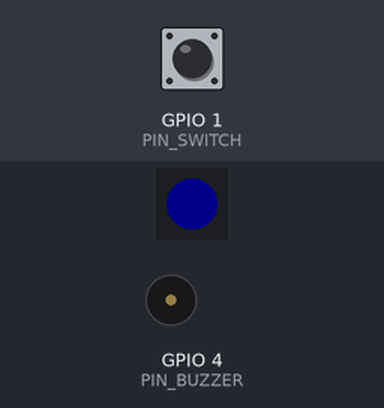
A sketch run on a simulated Seeed XIAO ESP32-S3. Parts: 1 RGB LEDs in strip order, left to right, buzzer (waves = sounding, pin HIGH). Inputs (shaded band) come from the test bench; at power-on: GPIO 1 (PIN_SWITCH) HIGH. Dim RGB values are drawn brighter than linear; what the sketch prints to the serial monitor is not drawn.

Above: at 1.2 s.
1.3 s: GPIO 1 (PIN_SWITCH) pulled LOW for 0.15 s
At 2.5 s:
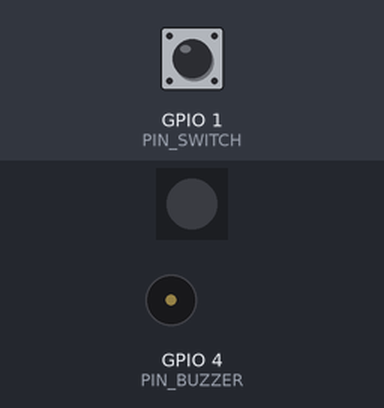
4.4 s: GPIO 1 (PIN_SWITCH) pulsed LOW 5 times (0.12 s each, 0.3 s apart)
At 4.52 s:
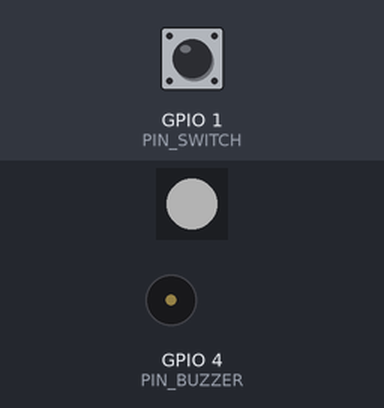
Timing chart, 0 to 13.4 s (numbered marks = the images above; inputs shaded):
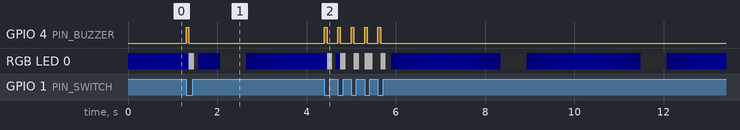

Measured:
- after the input at 1.3 s, GPIO 4 (PIN_BUZZER): LOW → HIGH at once, → LOW 0.06 s later
- after the input at 4.4 s, GPIO 4 (PIN_BUZZER): alternates HIGH for 0.06 s and LOW for 0.24 s, 10 changes in all, then stays LOW, starting at once

The sketch:

Practice_4_All.ino
```cpp
/*
 * ============================================================
 *  XIAO ESP32S3 Sense - 기초실습 ④  통합 (셔터 흉내)
 * ============================================================
 *  Author  : yangjipsa  /  TouchLabs (touchlabs.kr)
 *  Board   : Seeed Studio XIAO ESP32S3 (Sense)
 *  확장보드 : 부저 GPIO4 · 스위치 GPIO1 · 네오픽셀 GPIO2
 *  목표    : 스위치 + 부저 + 네오픽셀을 한 번에 —
 *            버튼(셔터)을 누르면 "삑!" 소리 + LED 번쩍 (사진 찍는 느낌)
 *            평소에는 LED 가 은은하게 숨쉬듯 빛남
 *  준비    : "Adafruit NeoPixel" 라이브러리 설치
 *  Tools   : Board = XIAO_ESP32S3 / USB CDC On Boot = Enabled
 * ============================================================
 */

#include <Adafruit_NeoPixel.h>

#define PIN_BUZZER   4     // GPIO4 (D3)  액티브 부저
#define PIN_SWITCH   1     // GPIO1 (D0)  풀업 버튼
#define PIN_PIXEL    2     // GPIO2 (D1)  네오픽셀
#define NUM_PIXEL    1

Adafruit_NeoPixel pixels(NUM_PIXEL, PIN_PIXEL, NEO_GRB + NEO_KHZ800);

int  lastState = HIGH;
unsigned long lastChange = 0;
const unsigned long DEBOUNCE_MS = 30;

void setColor(uint8_t r, uint8_t g, uint8_t b) {
  for (int i = 0; i < NUM_PIXEL; i++) pixels.setPixelColor(i, pixels.Color(r, g, b));
  pixels.show();
}
void beep(int ms) {
  digitalWrite(PIN_BUZZER, HIGH); delay(ms); digitalWrite(PIN_BUZZER, LOW);
}

// 셔터: 삑! + 흰색 번쩍
void shutter() {
  setColor(255, 255, 255);   // 플래시
  beep(60);
  delay(120);
  setColor(0, 0, 0);
  delay(80);
}

void setup() {
  Serial.begin(115200);
  pinMode(PIN_BUZZER, OUTPUT);
  digitalWrite(PIN_BUZZER, LOW);
  pinMode(PIN_SWITCH, INPUT_PULLUP);
  pixels.begin();
  pixels.setBrightness(60);
  pixels.clear(); pixels.show();
  Serial.println("셔터 실습 준비 완료 — 버튼을 눌러보세요");
}

void loop() {
  // ① 버튼 눌림 감지 (디바운스)
  int state = digitalRead(PIN_SWITCH);
  if (state != lastState && millis() - lastChange > DEBOUNCE_MS) {
    lastChange = millis();
    lastState = state;
    if (state == LOW) {              // 눌리는 순간
      Serial.println("📸 찰칵!");
      shutter();
    }
  }

  // ② 평소에는 파란빛이 은은하게 숨쉬기 (밝기 오르내림)
  //    millis 기반 사인파로 부드럽게
  float t = millis() / 1000.0;
  int brightness = (int)((sin(t * 2.0) * 0.5 + 0.5) * 60);   // 0~60
  setColor(0, 0, brightness);
}
```
